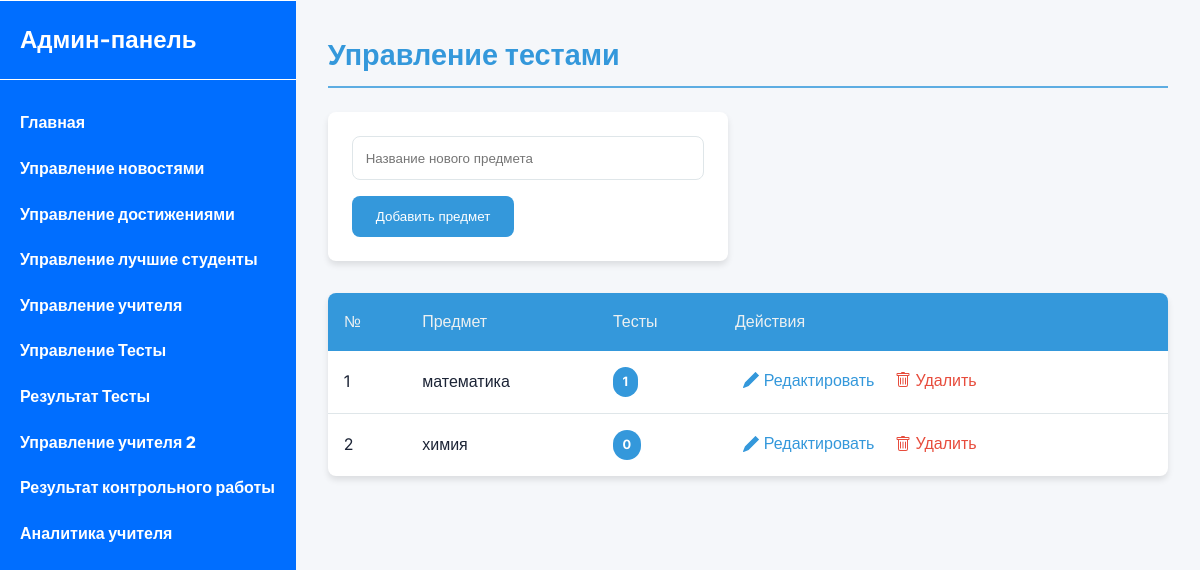
Screenshot of /admin/manage_tests.php (signed in) with the database file from the repository.
### tables this page shows
CREATE TABLE `subjects` (
  `id` int NOT NULL,
  `name` varchar(255) NOT NULL
);

### admin/manage_tests.php (the view, shortened to what this page needs)
<?php
require_once "../includes/db.php";
include("../includes/header-admin.php");
include("../includes/sidebar-admin.php");
$subjects = $pdo->query("SELECT * FROM subjects")->fetchAll();
$counts = [];
foreach ($subjects as $subject) {
    $stmt = $pdo->prepare("SELECT COUNT(*) FROM tests WHERE subject_id = ?");
    $stmt->execute([$subject['id']]);
    $counts[$subject['id']] = $stmt->fetchColumn();
}
?>
<div class="admin-content">
    <h1 class="page-title">Управление тестами</h1>
    <form method="post" class="add-form">
        <input type="text" name="subject_name" class="form-input" placeholder="Название нового предмета" required>
        <button type="submit" class="submit-btn">Добавить предмет</button>
    </form>
    <table class="tests-table">
        <thead>
            <tr>
                <th>№</th>
                <th>Предмет</th>
                <th>Тесты</th>
                <th>Действия</th>
            </tr>
        </thead>
        <tbody>
            <?php $n = 1; ?>
            <?php foreach ($subjects as $subject): ?>
                <tr>
                    <td><?= $n++ ?></td>
                    <td><?= htmlspecialchars($subject['name']) ?></td>
                    <td><span class="count-badge"><?= $counts[$subject['id']] ?></span></td>
                    <td>
                        <a href="manage_tests_list.php?subject_id=<?= $subject['id'] ?>" class="action-link">
                            <svg xmlns="http://www.w3.org/2000/svg" width="16" height="16" fill="currentColor" viewBox="0 0 16 16">
                                <path d="M12.146.146a.5.5 0 0 1 .708 0l3 3a.5.5 0 0 1 0 .708l-10 10a.5.5 0 0 1-.168.11l-5 2a.5.5 0 0 1-.65-.65l2-5a.5.5 0 0 1 .11-.168l10-10z"/>
                            </svg>
                            Редактировать
                        </a>
                        <a href="manage_tests.php?delete_subject_id=<?= $subject['id'] ?>" class="action-link danger"
                           onclick="return confirm('Вы точно хотите удалить предмет: <?= htmlspecialchars(addslashes($subject['name'])) ?>?');">
                            Удалить
                        </a>
                    </td>
                </tr>
            <?php endforeach; ?>
        </tbody>
    </table>
</div>

### public/css/styles.css (style rules this page uses)
* { margin: 0px; padding: 0px; box-sizing: border-box; font-family: "Inter", sans-serif; }
body { position: relative; }
a { text-decoration: none; display: inline-block; }
button { display: inline-block; cursor: pointer; background-color: transparent; border: none; color: white; }
body { font-size: clamp(8px, 2vw, 16px); min-width: 360px; }
h1, h2, h3, h4, h5, h6, button, a { font-family: "Inter", sans-serif; }

### public/css/header.css (style rules this page uses)
:root { --glass-white: rgba(255, 255, 255, 0.7); --glass-border: rgba(255, 255, 255, 0.18); --text-dark: #1c2436; --text-light: #ffffff; --shadow: 0 4px 30px rgba(0, 0, 0, 0.1); --transition: all 0.4s cubic-bezier(0.16, 1, 0.3, 1); --glass-blur: 12px; }
* { margin: 0; padding: 0; box-sizing: border-box; font-family: "Inter", system-ui, -apple-system, sans-serif; }
body { line-height: 1.6; color: var(--text-dark); background-color: #f5f7fa; background-image: radial-gradient( at 80% 0%, rgba(200, 200, 200, 0.1) 0px, transparent 50% ), radial-gradient(at 0% 50%, rgba(255, 255, 255, 0.1) 0px, transparent 50%); }

### public/css/sidebar.css (style rules this page uses)
* { margin: 0px; padding: 0px; box-sizing: border-box; font-family: "Inter", sans-serif; }
body { position: relative; display: flex; }
a { text-decoration: none; display: inline-block; }
button { display: inline-block; cursor: pointer; background-color: transparent; border: none; color: white; }
h1, h2, h3, h4, h5, h6, button, a { font-family: "Inter", sans-serif; }
:root { --primary: #3498db; --primary-light: #5dade2; --danger: #e74c3c; --danger-light: #f5b7b1; --success: #2ecc71; --warning: #f39c12; --text: #2c3e50; --text-light: #ecf0f1; --bg: #ffffff; --bg-secondary: #f5f7fa; --border: #dfe6e9; --shadow: 0 4px 6px rgba(0, 0, 0, 0.1); --radius: 8px; }
.admin-content { padding: 2rem; background: var(--bg-secondary); min-height: calc(100vh - 60px); width: 100%; overflow: auto; }

### admin/manage_tests.php (style rules this page uses)
:root { --primary: #3498db; --primary-light: #5dade2; --danger: #e74c3c; --danger-light: #f5b7b1; --success: #2ecc71; --text: #2c3e50; --text-light: #ecf0f1; --bg: #ffffff; --bg-secondary: #f5f7fa; --border: #dfe6e9; --shadow: 0 4px 6px rgba(0, 0, 0, 0.1); --radius: 8px; }
.admin-content { padding: 2rem; background: var(--bg-secondary); min-height: calc(100vh - 60px); width: 100%; }
.page-title { color: var(--primary); font-size: 1.8rem; margin-bottom: 1.5rem; padding-bottom: 0.5rem; border-bottom: 2px solid var(--primary-light); }
.tests-table { width: 100%; border-collapse: collapse; background: var(--bg); box-shadow: var(--shadow); border-radius: var(--radius); overflow: hidden; }
.tests-table th { background: var(--primary); color: var(--text-light); padding: 1rem; text-align: left; font-weight: 500; }
.tests-table td { padding: 1rem; border-bottom: 1px solid var(--border); }
.tests-table tr:last-child td { border-bottom: none; }
.action-link { color: var(--primary); text-decoration: none; margin: 0 0.5rem; display: inline-flex; align-items: center; gap: 0.3rem; transition: color 0.3s; }
.action-link.danger { color: var(--danger); }
.count-badge { display: inline-block; background: var(--primary); color: white; padding: 0.3rem 0.6rem; border-radius: 20px; font-size: 0.8rem; font-weight: bold; }
.add-form { background: var(--bg); padding: 1.5rem; border-radius: var(--radius); box-shadow: var(--shadow); margin-bottom: 2rem; max-width: 400px; }
.form-input { width: 100%; padding: 0.8rem; border: 1px solid var(--border); border-radius: var(--radius); margin-bottom: 1rem; }
.submit-btn { background: var(--primary); color: white; border: none; padding: 0.8rem 1.5rem; border-radius: var(--radius); cursor: pointer; }

### rows the page displays
subjects: name "математика", id "1"
subjects: name "химия", id "0"
